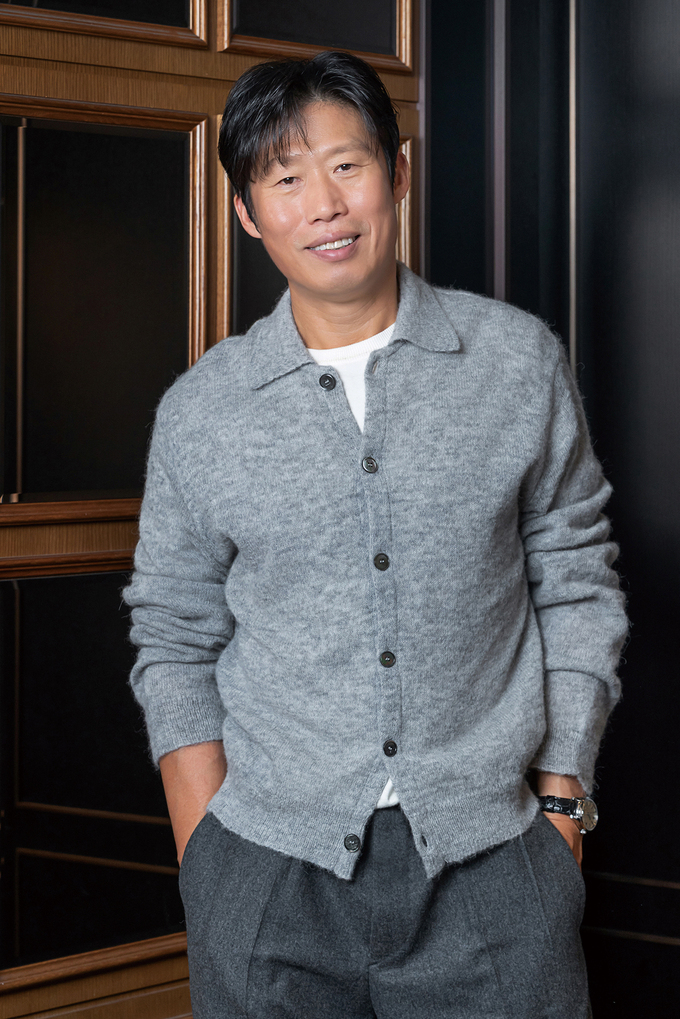
#> input picture Exploration/Ex02/human.jpg, 680 x 1019 px
$ jupyter execute --allow-errors Human_Outfocus_effect.ipynb   (shell and % lines are left out)
#> lines starting #> are read from the running program, lines starting #| are printed output that depends on the picture; after the words box and inside, x2 and y2 are one past the last pixel; in counts of white or black regions, pixels touching at a corner belong together
[cell 1]
# 라이브러리 임포트 및 버전확인
import cv2
import numpy as np
import torch
import torchvision.transforms as T
from torchvision.models.segmentation import deeplabv3_resnet101
import matplotlib.pyplot as plt

print(cv2.__version__)

[cell 2]
# 이미지 파일 경로 및 시각화
human_img_path = "human.jpg"  # 사람 이미지를 준비해주세요
sand_img_path = "sands.jpg"  # 사막 배경 이미지를 준비해주세요

human_img = cv2.imread(human_img_path)
#> human_img is the input picture: shape (1019, 680, 3); mean B, G, R 76, 74.4, 75.9
sand_img = cv2.imread(sand_img_path)
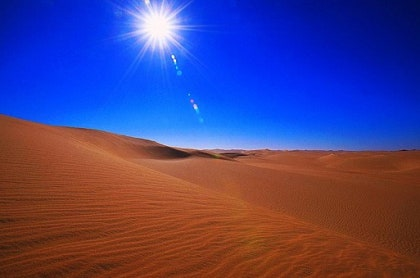
#> input picture Exploration/Ex02/sands.jpg, 420 x 278 px
#> sand_img is the input picture: shape (278, 420, 3); mean B, G, R 128.9, 67, 77.5

human_img = cv2.cvtColor(human_img, cv2.COLOR_BGR2RGB)
sand_img = cv2.cvtColor(sand_img, cv2.COLOR_BGR2RGB)

print(f"원본 사람 이미지 크기: {human_img.shape}")
#| 원본 사람 이미지 크기: (1019, 680, 3)
print(f"배경(사막) 이미지 크기: {sand_img.shape}")
#| 배경(사막) 이미지 크기: (278, 420, 3)

plt.figure(figsize=(10, 5))
plt.subplot(1, 2, 1)
plt.imshow(human_img)

plt.subplot(1, 2, 2)
plt.imshow(sand_img)

plt.show()
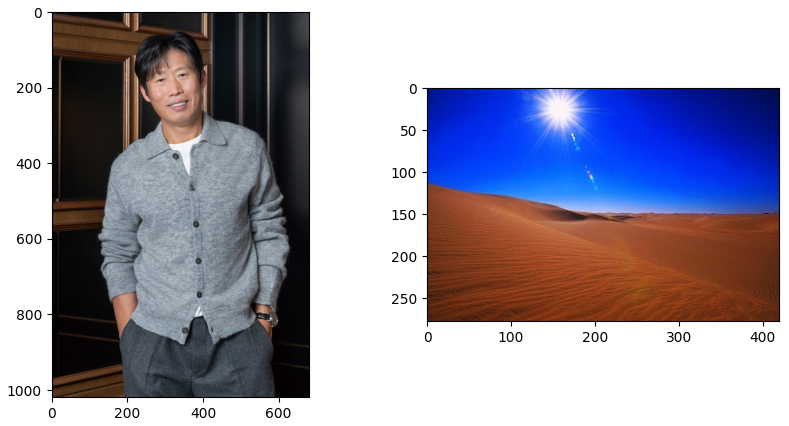
#> figure drawn by matplotlib, 2 panels

#> (a cell that did not finish here is left out)

#> (a cell that did not finish here is left out)

#> (a cell that did not finish here is left out)

#> (a cell that did not finish here is left out)

[cell 7]
# 배경을 사람 이미지 크기에 맞춤
sand_img_resized = cv2.resize(human_img, (human_img.shape[1], human_img.shape[0]))

# 사람 부분만 남기고 배경 적용
#> (the rest of this cell did not finish here and is left out)

[cell 8]
import torch
import torchvision.transforms as T
from torchvision.models.segmentation import deeplabv3_resnet101, DeepLabV3_ResNet101_Weights
import cv2
import numpy as np
import matplotlib.pyplot as plt

# 1. Pretrained DeepLabV3 모델 및 변환 설정 로드
weights = DeepLabV3_ResNet101_Weights.DEFAULT
#> (the rest of this cell did not finish here and is left out)

[cell 9]
import cv2
import numpy as np
import torch
import torchvision
from torchvision import transforms
import matplotlib.pyplot as plt

# ==========================================
# 1. 이미지 및 모델 준비 (DeepLabV3)
# ==========================================
# 파일 경로 (본인의 파일 경로로 수정하세요)
cat_img_path = 'human.jpg'
sand_img_path = 'sands.jpg'

# 이미지 로드 (BGR -> RGB)
img_bgr = cv2.imread(cat_img_path)
sand_bgr = cv2.imread(sand_img_path)

img_rgb = cv2.cvtColor(img_bgr, cv2.COLOR_BGR2RGB)
sand_rgb = cv2.cvtColor(sand_bgr, cv2.COLOR_BGR2RGB)

# 배경 이미지(모래)를 원본 고양이 이미지 크기에 맞게 리사이즈
sand_resized = cv2.resize(sand_rgb, (img_rgb.shape[1], img_rgb.shape[0]))
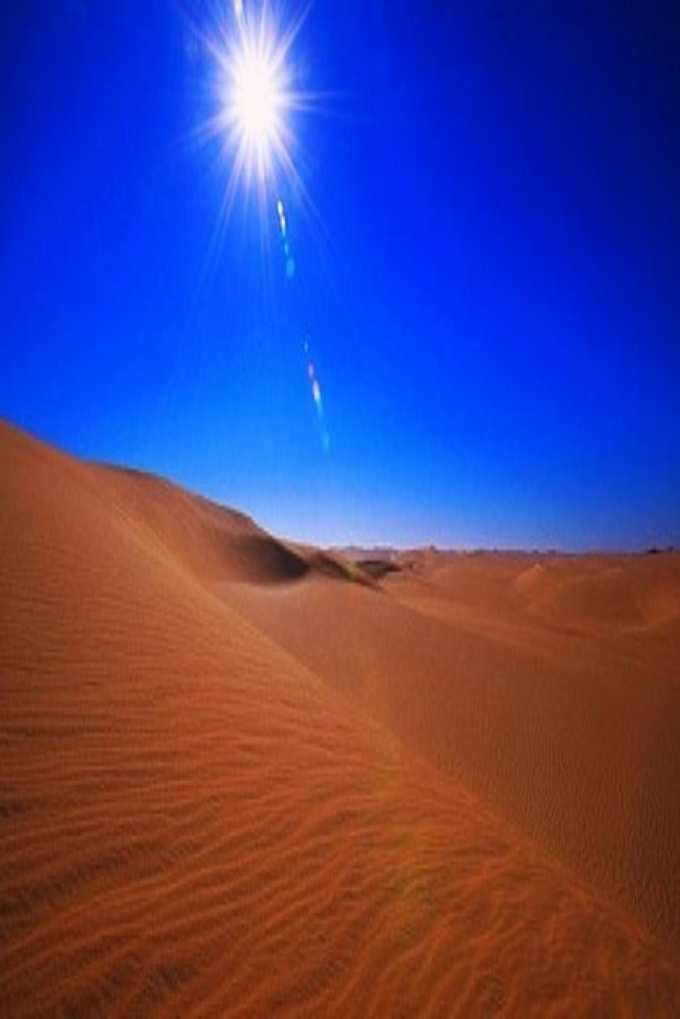
#> sand_resized: shape (1019, 680, 3); mean R, G, B 77.4, 66.9, 128.7

# DeepLabV3 모델 로드 및 마스크 추론
weights = torchvision.models.segmentation.DeepLabV3_ResNet101_Weights.DEFAULT
#> (the rest of this cell did not finish here and is left out)

[cell 10]
import cv2
import numpy as np
import matplotlib.pyplot as plt

# ----------------------------------------------------
# 1. 파일 경로 지정 (사용하시는 이미지 경로로 확인/수정해주세요)
# ----------------------------------------------------
cat_img_path = 'human.jpg'
sand_img_path = 'sands.jpg'

# 이미지 로드 (BGR -> RGB)
img_bgr = cv2.imread(cat_img_path)
sand_bgr = cv2.imread(sand_img_path)

if img_bgr is None or sand_bgr is None:
    raise FileNotFoundError("이미지 파일을 찾을 수 없습니다. 경로를 확인해주세요.")

img_rgb = cv2.cvtColor(img_bgr, cv2.COLOR_BGR2RGB)
sand_rgb = cv2.cvtColor(sand_bgr, cv2.COLOR_BGR2RGB)

# ----------------------------------------------------
# 2. GrabCut 알고리즘으로 고양이 영역 분리
# ----------------------------------------------------
mask = np.zeros(img_rgb.shape[:2], np.uint8)
bgdModel = np.zeros((1, 65), np.float64)
fgdModel = np.zeros((1, 65), np.float64)

# 고양이가 포함된 사각형 영역 지정 (x, y, width, height)
# 이미지의 전체 영역을 지정하여 알고리즘이 배경과 전경을 학습하도록 함
rect = (1, 1, img_rgb.shape[1]-1, img_rgb.shape[0]-1)
#> rect = (1, 1, 679, 1018)

cv2.grabCut(img_rgb, mask, rect, bgdModel, fgdModel, 5, cv2.GC_INIT_WITH_RECT)

# 확실한 전경(1)과 아마도 전경(3) 영역만 추출
cat_mask = np.where((mask == 1) | (mask == 3), 255, 0).astype('uint8')

# ----------------------------------------------------
# 3. 마스크 경계 보정 (모폴로지 연산 + 가우시안 블러 알파 채널)
# ----------------------------------------------------
kernel = cv2.getStructuringElement(cv2.MORPH_ELLIPSE, (5, 5))
refined_mask = cv2.morphologyEx(cat_mask, cv2.MORPH_CLOSE, kernel)
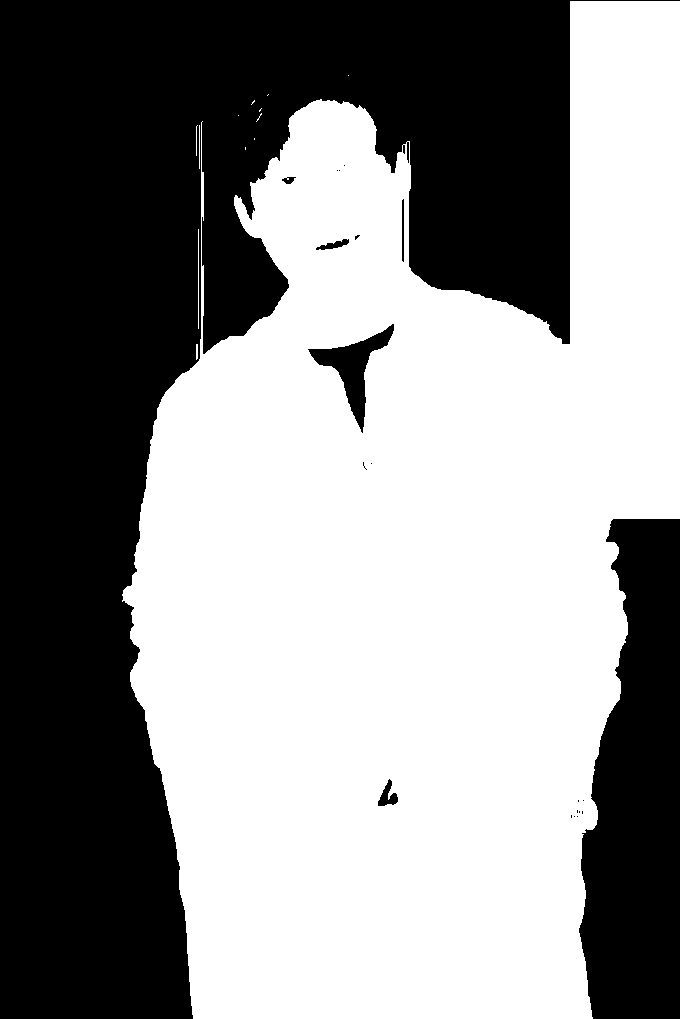
#> cat_mask: shape (1019, 680); 55.7% white; 21 black regions (14 under 20 px), largest, box (x1, y1, x2, y2) and area: (0, 0, 680, 1019) 264092, (579, 519, 680, 1019) 39493, (308, 324, 394, 433) 2575
refined_mask = cv2.morphologyEx(refined_mask, cv2.MORPH_OPEN, kernel)

# Alpha 채널 생성 (0.0 ~ 1.0) 및 경계 페더링(Feathering)
alpha = cv2.GaussianBlur(refined_mask.astype(float), (15, 15), 0) / 255.0
alpha_3d = np.stack([alpha] * 3, axis=-1)

# ----------------------------------------------------
# 4. 배경 이미지(사막)를 고양이 이미지 크기에 맞추고 가우시안 블러 처리
# ----------------------------------------------------
sand_resized = cv2.resize(sand_rgb, (img_rgb.shape[1], img_rgb.shape[0]))
sand_blurred = cv2.GaussianBlur(sand_resized, (25, 25), 0)

# ----------------------------------------------------
# 5. 최종 합성 (고양이: GrabCut / 배경: 사막 블러)
# ----------------------------------------------------
final_result = (img_rgb * alpha_3d + sand_blurred * (1 - alpha_3d)).astype(np.uint8)
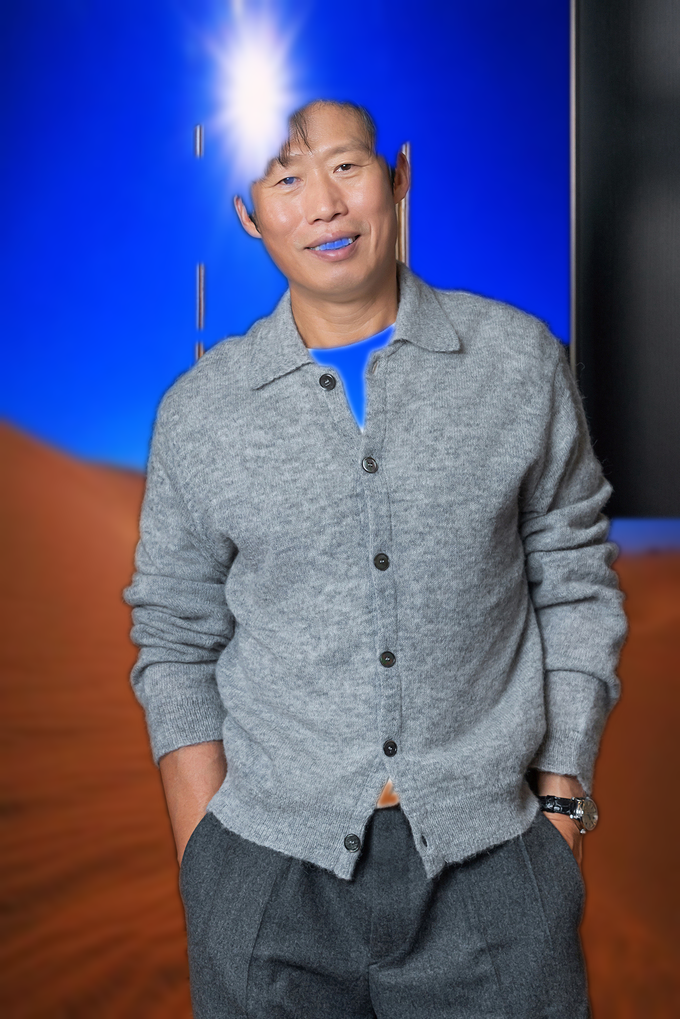
#> final_result: shape (1019, 680, 3); mean R, G, B 87.2, 88.1, 127.8

# ----------------------------------------------------
# 6. 결과 출력
# ----------------------------------------------------
plt.figure(figsize=(10, 6))
plt.imshow(final_result)
plt.title("Sharp Human (GrabCut) with Blurred Desert Background")
plt.axis('off')
plt.show()

세그멘테이션 마스크의 경계가 거칠거나 내부가 비어 있는 문제가 있으며, 이는 배경 합성시 부자연스러운 결과를 보여준다.

이를 해결하기 위해 모폴로지 연산으로 마스크의 구멍을 메우고 경계를 부드럽게 다듬거나, Mask R- CNN 같은 더 정밀한 세그멘테이션 모델을 사용하는 방법을 사용.

[cell 11]
import cv2
import numpy as np
import torch
import torchvision
import matplotlib.pyplot as plt

# ----------------------------------------------------
# 1. 파일 경로 지정 (실제 파일 이름에 맞춰 수정하세요)
# ----------------------------------------------------
cat_img_path = 'human.jpg'
sand_img_path = 'sands.jpg'

# 이미지 로드 (BGR -> RGB)
img_bgr = cv2.imread(cat_img_path)
sand_bgr = cv2.imread(sand_img_path)

if img_bgr is None or sand_bgr is None:
    raise FileNotFoundError("이미지 파일을 찾을 수 없습니다. 파일 경로를 확인해주세요.")

img_rgb = cv2.cvtColor(img_bgr, cv2.COLOR_BGR2RGB)
sand_rgb = cv2.cvtColor(sand_bgr, cv2.COLOR_BGR2RGB)

# ----------------------------------------------------
# 2. 사막 배경 리사이즈 및 강한 블러(아웃포커싱) 처리
# ----------------------------------------------------
sand_resized = cv2.resize(sand_rgb, (img_rgb.shape[1], img_rgb.shape[0]))
# 블러 강도를 높이기 위해 (45, 45) 적용
sand_blurred = cv2.GaussianBlur(sand_resized, (45, 45), 0)

# ----------------------------------------------------
# 3. DeepLabV3 모델 로드 및 추론
# ----------------------------------------------------
weights = torchvision.models.segmentation.DeepLabV3_ResNet101_Weights.DEFAULT
#> (the rest of this cell did not finish here and is left out)
